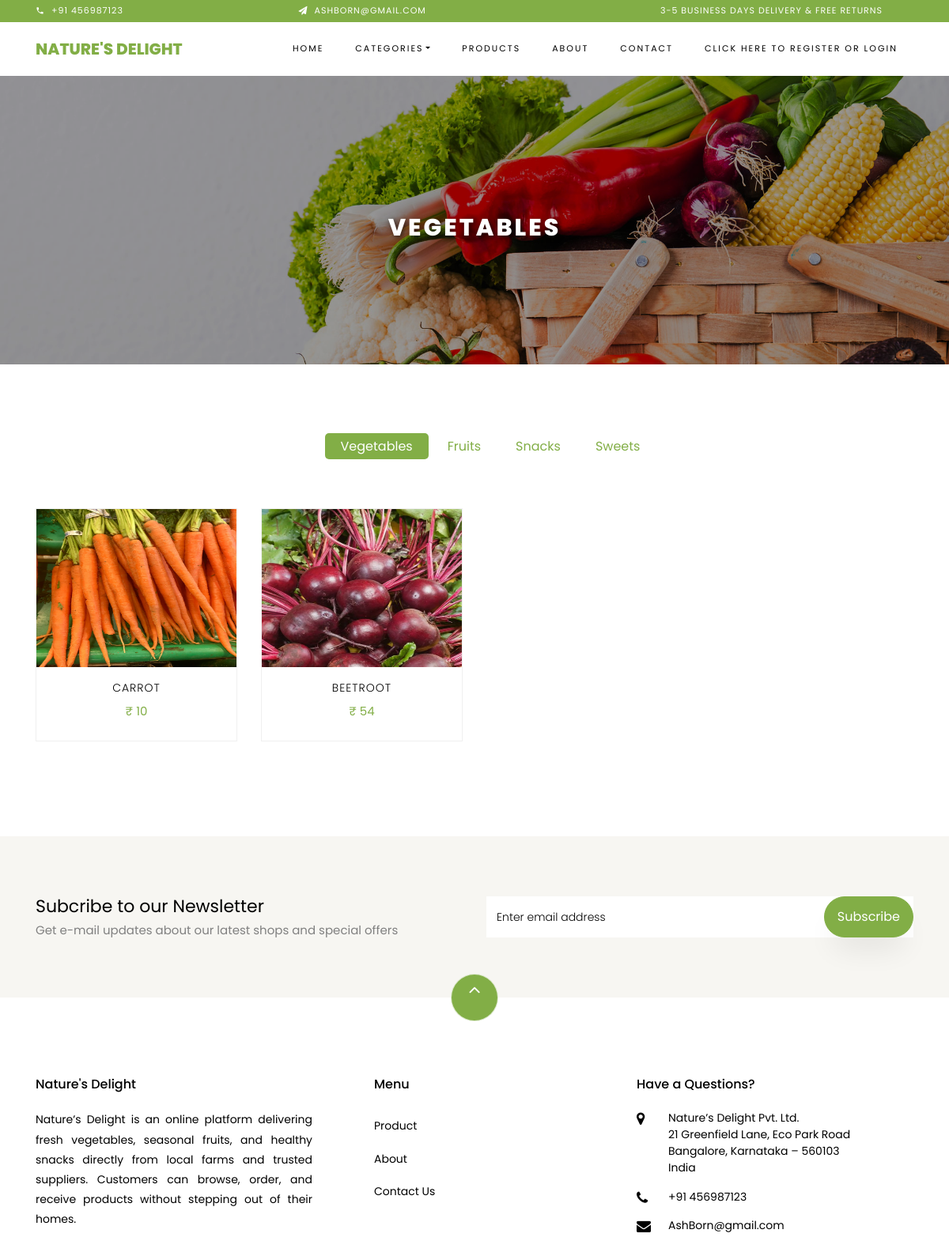
Screenshot of /filtered_product/Vegetables/ with the database file from the repository.
### Admin_App/models.py (models this page shows)
class CategoryDB(models.Model):
    Category_Name = models.CharField(max_length=50,blank=True,null=True)
    Category_Image = models.ImageField(upload_to="Category Images", blank=True, null=True)
    Category_Description = models.CharField(max_length=50, blank=True, null=True)

class ProductDB(models.Model):
    Category_Name = models.CharField(max_length=50, blank=True, null=True)
    Product_Name = models.CharField(max_length=50, blank=True, null=True)
    Product_Description = models.CharField(max_length=50, blank=True, null=True)
    Price = models.IntegerField(blank=True, null=True)
    Product_Image = models.ImageField(upload_to="Product Images", blank=True, null=True)

### WebApp/views.py (the view)
# urls.py: path('filtered_product/<str:ctg_name>/', views.filtered_product, name="filtered_product"),
def filtered_product(request,ctg_name):
    cart_total = 0
    user_name = request.session.get('Name')
    if user_name:
        cart_total = CartDB.objects.filter(UserName=user_name).count
    categories = CategoryDB.objects.all()
    current_category = CategoryDB.objects.get(Category_Name=ctg_name)
    product = ProductDB.objects.filter(Category_Name=ctg_name)
    return render(request , 'Filtered_Product.html' , {'current_category':current_category,'product' : product ,'cart_total':cart_total,
                                                                                               'categories':categories})

### WebApp/templates/Filtered_Product.html (shortened to what this page needs)
<!DOCTYPE html>
{% load static %}
<html lang="en">
<head>
    <link rel="stylesheet" href="{% static 'web/css/open-iconic-bootstrap.min.css' %}">
    <link rel="stylesheet" href="{% static 'web/css/animate.css' %}">
    <link rel="stylesheet" href="{% static 'web/css/owl.carousel.min.css' %}">
    <link rel="stylesheet" href="{% static 'web/css/owl.theme.default.min.css' %}">
    <link rel="stylesheet" href="{% static 'web/css/magnific-popup.css' %}">
    <link rel="stylesheet" href="{% static 'web/css/aos.css' %}">
    <link rel="stylesheet" href="{% static 'web/css/ionicons.min.css' %}">
    <link rel="stylesheet" href="{% static 'web/css/bootstrap-datepicker.css' %}">
    <link rel="stylesheet" href="{% static 'web/css/jquery.timepicker.css' %}">
    <link rel="stylesheet" href="{% static 'web/css/flaticon.css' %}">
    <link rel="stylesheet" href="{% static 'web/css/icomoon.css' %}">
    <link rel="stylesheet" href="{% static 'web/css/style.css' %}">
</head>
<body class="goto-here">
<div class="py-1 bg-primary">
    <div class="container">
        <div class="row no-gutters d-flex align-items-start align-items-center px-md-0">
            <div class="col-lg-12 d-block">
                <div class="row d-flex">
                    <div class="col-md pr-4 d-flex topper align-items-center">
                        <div class="icon mr-2 d-flex justify-content-center align-items-center"><span
                                class="icon-phone2"></span></div>
                        <span class="text">+91 456987123</span>
                    </div>
                    <div class="col-md pr-4 d-flex topper align-items-center">
                        <div class="icon mr-2 d-flex justify-content-center align-items-center"><span
                                class="icon-paper-plane"></span></div>
                        <span class="text">AshBorn@gmail.com</span>
                    </div>
                    <div class="col-md-5 pr-4 d-flex topper align-items-center text-lg-right">
                        <span class="text">3-5 Business days delivery &amp; Free Returns</span>
                    </div>
                </div>
            </div>
        </div>
    </div>
</div>
<nav class="navbar navbar-expand-lg navbar-dark ftco_navbar bg-dark ftco-navbar-light" id="ftco-navbar">
    <div class="container">
        <a class="navbar-brand" href="{% url 'Home' %}">Nature's Delight</a>
        <div class="collapse navbar-collapse" id="ftco-nav">
            <ul class="navbar-nav ml-auto">
                <li class="nav-item active"><a href="{% url 'Home' %}" class="nav-link">Home</a></li>
                <li class="nav-item dropdown">
                    <a class="nav-link dropdown-toggle" href="#" id="dropdown04" data-toggle="dropdown"
                       aria-haspopup="true" aria-expanded="false">Categories</a>
                </li>
                <li class="nav-item"><a href="{% url 'all_products' %}" class="nav-link">Products</a></li>
                <li class="nav-item"><a href="{% url 'about_us' %}" class="nav-link">About</a></li>
                <li class="nav-item"><a href="{% url 'contact_us' %}" class="nav-link">Contact</a></li>
                {% if request.session.Name %}
                <li class="nav-item"><a href="{% url 'user_logout' %}" class="nav-link">Welcome {{request.session.Name}}
                    / Logout</a></li>
                {% else %}
                <li class="nav-item"><a href="{% url 'user_registration' %}" class="nav-link">Click here to register or
                    Login</a></li>
                {% endif %}
            </ul>
        </div>
    </div>
</nav>
<div class="hero-wrap hero-bread"
     style="position: relative; background-image: url('{% static 'web/images/bg_1.jpg' %}');">
    <div style="position: absolute; top: 0; left: 0; width: 100%; height: 100%; background-color: rgba(0,0,0,0.4);"></div>
    <div class="container" style="position: relative; z-index: 2;">
        <div class="row no-gutters slider-text justify-content-center">
            <div class="col-md-9 ftco-animate text-center" style="margin-top: 20px;">
                {% if current_category %}
                <h1 class="mb-0 bread" style="color: white; text-shadow: 2px 2px 6px rgba(0,0,0,0.7);">
                    {{ current_category.Category_Name }}
                </h1>
                {% endif %}
            </div>
        </div>
    </div>
</div>
<section class="ftco-section">
    <div class="container">
        <div class="row justify-content-center">
            <div class="col-md-10 mb-5 text-center">
                <ul class="product-category">
                    {% for cat in categories %}
                    <li>
                        <a href="{% url 'filtered_product' cat.Category_Name %}"
                           class="{% if current_category.Category_Name == cat.Category_Name %}active{% endif %}">
                            {{ cat.Category_Name }}
                        </a>
                    </li>
                    {% endfor %}
                </ul>
            </div>
        </div>
        <div class="row">
            {% for i in product %}
            <div class="col-md-6 col-lg-3 ftco-animate">
                <div class="product">
                    <a href="{% url 'single_product' product_id=i.id %}"><img style="height:200px;width:100%"
                                                                              src="{{i.Product_Image.url}}"
                                                                              alt="Colorlib Template">
                    </a>
                    <div class="text py-3 pb-4 px-3 text-center">
                        <h3><a href="{% url 'single_product' product_id=i.id %}">{{i.Product_Name}}</a></h3>
                        <div class="d-flex">
                            <div class="w-100 d-flex justify-content-center" style="text-decoration:none;">
                                <p class="price text-center"><span class="price-sale"> ₹ {{i.Price}}</span></p>
                            </div>
                        </div>
                    </div>
                </div>
            </div>
            {% endfor %}
        </div>
    </div>
</section>
<section class="ftco-section ftco-no-pt ftco-no-pb py-5 bg-light">
    <div class="container py-4">
        <div class="row d-flex justify-content-center py-5">
            <div class="col-md-6">
                <h2 style="font-size: 22px;" class="mb-0">Subcribe to our Newsletter</h2>
                <span>Get e-mail updates about our latest shops and special offers</span>
            </div>
            <div class="col-md-6 d-flex align-items-center">
                <form action="{% url 'subscribe_newsletter' %}" method="post" class="subscribe-form">
                    <div class="form-group d-flex">
                        <input type="email" class="form-control" name="email" placeholder="Enter email address"
                               required>
                        <button type="submit" class="btn btn-primary px-3">Subscribe</button>
                    </div>
                </form>
            </div>
        </div>
    </div>
</section>
<footer class="ftco-footer ftco-section">
    <div class="container">
        <div class="row">
            <div class="mouse">
                <a href="#" class="mouse-icon">
                    <div class="mouse-wheel"><span class="ion-ios-arrow-up"></span></div>
                </a>
            </div>
        </div>
        <div class="row mb-5">
            <div class="col-md">
                <div class="ftco-footer-widget mb-4">
                    <h2 class="ftco-heading-2">Nature's Delight</h2>
                    <p style="text-align: justify;">Nature’s Delight is an online platform delivering fresh vegetables,
                        seasonal fruits,
                        and healthy snacks directly from local farms and trusted suppliers. Customers can browse, order,
                        and receive products without stepping out of their homes.</p>
                </div>
            </div>
            <div class="col-md">
                <div class="ftco-footer-widget mb-4 ml-md-5">
                    <h2 class="ftco-heading-2">Menu</h2>
                    <ul class="list-unstyled">
                        <li><a href="{% url 'all_products' %}" class="py-2 d-block">Product</a></li>
                        <li><a href="{% url 'about_us' %}" class="py-2 d-block">About</a></li>
                        <li><a href="{% url 'contact_us' %}" class="py-2 d-block">Contact Us</a></li>
                    </ul>
                </div>
            </div>
            <div class="col-md">
                <div class="ftco-footer-widget mb-4">
                    <h2 class="ftco-heading-2">Have a Questions?</h2>
                    <div class="block-23 mb-3">
                        <ul>
                            <li><span class="icon icon-map-marker"></span>
                                <address>
                                    Nature’s Delight Pvt. Ltd.<br>
                                    21 Greenfield Lane, Eco Park Road<br>
                                    Bangalore, Karnataka – 560103<br>
                                    India
                                </address>
                            <li><a href="#"><span class="icon icon-phone"></span><span class="text">+91 456987123</span></a>
                            </li>
                            <li><a href="#"><span class="icon icon-envelope"></span><span
                                    class="text">AshBorn@gmail.com</span></a></li>
                        </ul>
                    </div>
                </div>
            </div>
        </div>
    </div>
</footer>
</body>
</html>

### WebApp/static/web/css/icomoon.css (style rules this page uses)
[class^="icon-"], [class*=" icon-"] { font-family: 'icomoon' !important; speak: none; font-style: normal; font-weight: normal; font-variant: normal; text-transform: none; line-height: 1; -webkit-font-smoothing: antialiased; -moz-osx-font-smoothing: grayscale; }
.icon-map-marker:before { content: "\f041"; }
.icon-phone:before { content: "\f095"; }
.icon-envelope:before { content: "\f0e0"; }
.icon-paper-plane:before { content: "\f1d8"; }
.icon-phone2:before { content: "\e0cd"; }

### rows the page displays
CategoryDB: Category_Name "VEGETABLES", Category_Name "Vegetables"
CategoryDB: Category_Name "Fruits"
CategoryDB: Category_Name "Snacks"
CategoryDB: Category_Name "Sweets"
ProductDB: Product_Image (picture), Product_Name "CARROT", Price "10"
ProductDB: Product_Image (picture), Product_Name "BEETROOT", Price "54"
